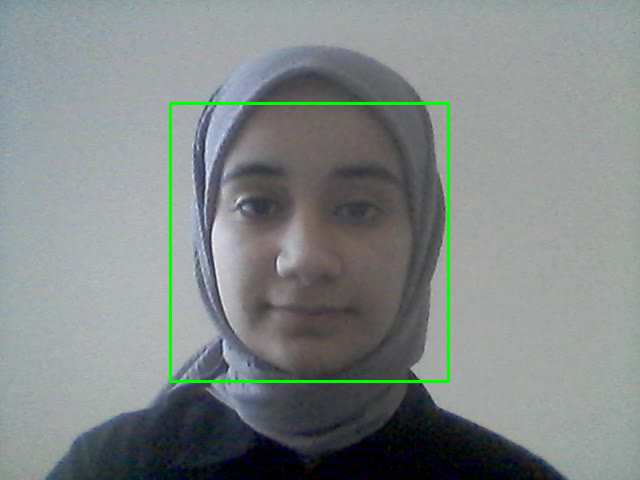
#> input picture frame 3 of video.avi, 640 x 480 px, given in place of the camera
$ python cv2.2.py
#> lines starting #> are read from the running program, lines starting #| are printed output that depends on the picture; after the words box and inside, x2 and y2 are one past the last pixel; in counts of white or black regions, pixels touching at a corner belong together
# 27.02.2023

import cv2
import numpy as np

# 0 your pc camera
# 1 USB camera
# 2 video or direction
haar_cascade=cv2.CascadeClassifier('haar_face.xml')

camera=cv2.VideoCapture(0)

frame_width = int(camera.get(3))
frame_height = int(camera.get(4))

size = (frame_width, frame_height)

result = cv2.VideoWriter('video.avi',
                         cv2.VideoWriter_fourcc(*'MJPG'),
                         10, size)

while True:
    ret,img=camera.read()
#> img is the input picture: shape (480, 640, 3); mean B, G, R 135.1, 135.6, 129.4

    gray=cv2.cvtColor(img,cv2.COLOR_BGR2GRAY)
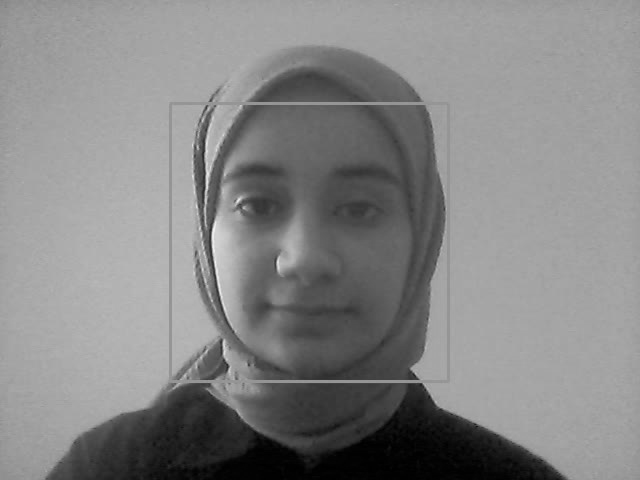
#> gray: shape (480, 640); min 0, max 245, mean 133.7
    faces_rect=haar_cascade.detectMultiScale(gray,scaleFactor=1.1,minNeighbors=3)
#> faces_rect = [[174, 106, 273, 273]]

    for (x,y,w,h) in faces_rect:
        cv2.rectangle(img,(x,y),(x+w,y+h),(0,255,0),thickness=2)
#> this loop made 1 pass
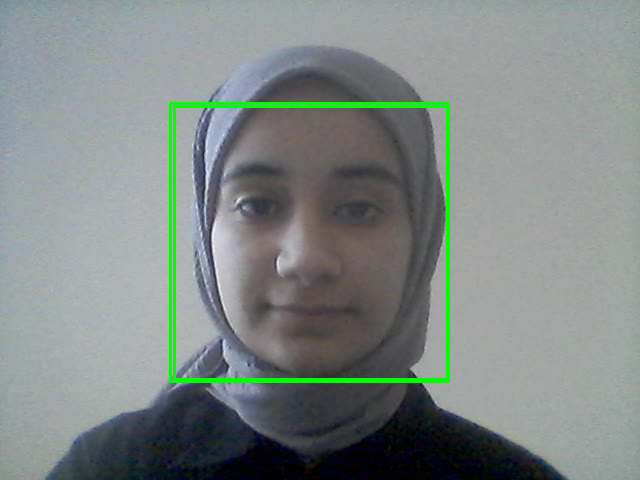
#> img: shape (480, 640, 3); 1.06% of pixels changed, all inside (x1, y1, x2, y2) = (173, 105, 449, 381)

    img=cv2.flip(img,1)
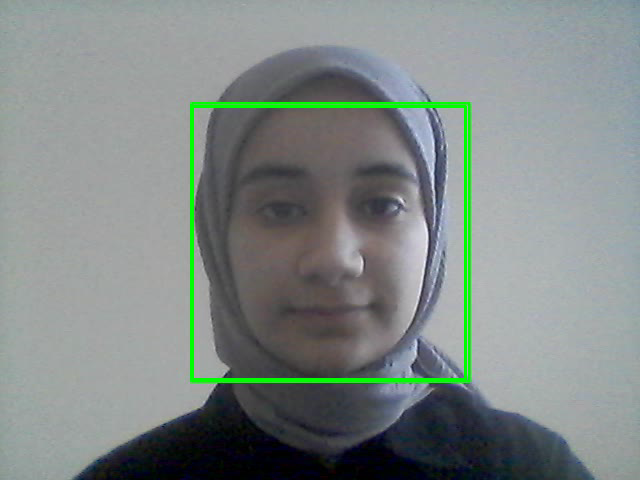
#> img: shape (480, 640, 3); mean B, G, R 134.1, 136.5, 128.4

    result.write(img)

    cv2.imshow('Video',img)

    if cv2.waitKey(30) & 0xFF == ord('q'):
#> (key q is pressed here)
        break

camera.release()
result.release()

cv2.destroyAllWindows()

$ run again, starting later in the video
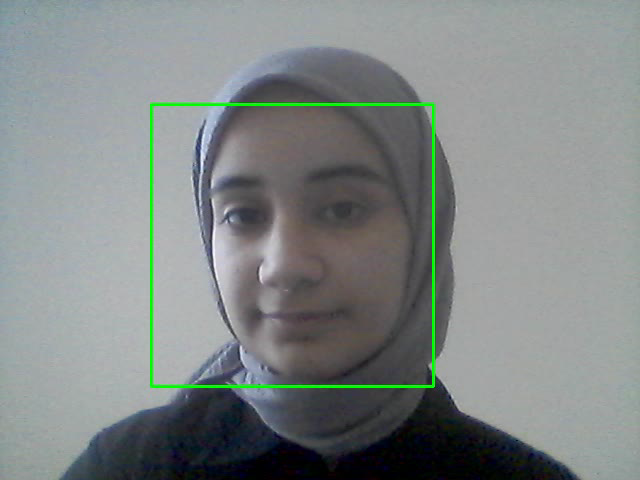
#> input picture frame 16 of video.avi, 640 x 480 px, given in place of the camera
#> img is the input picture: shape (480, 640, 3); mean B, G, R 133.9, 134.9, 128.9
#> faces_rect = [[152, 102, 290, 290]]
#> the loop `for (x,y,w,h) in faces_rect:` made 1 pass
#> after the loop `for (x,y,w,h) in faces_rect:`:
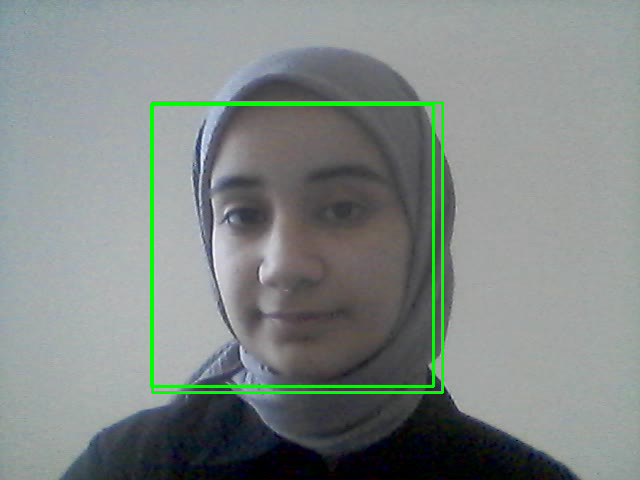
#> img: shape (480, 640, 3); 1.13% of pixels changed, all inside (x1, y1, x2, y2) = (151, 101, 444, 394)
#> `img=cv2.flip(img,1)`:
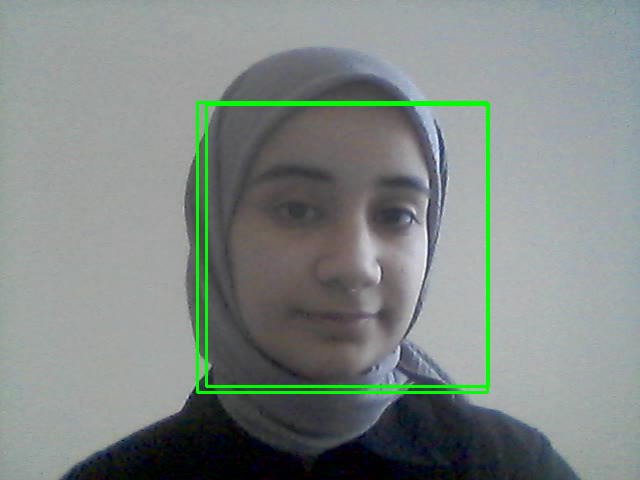
#> img: shape (480, 640, 3); mean B, G, R 133, 136.1, 128

$ run again, starting later in the video
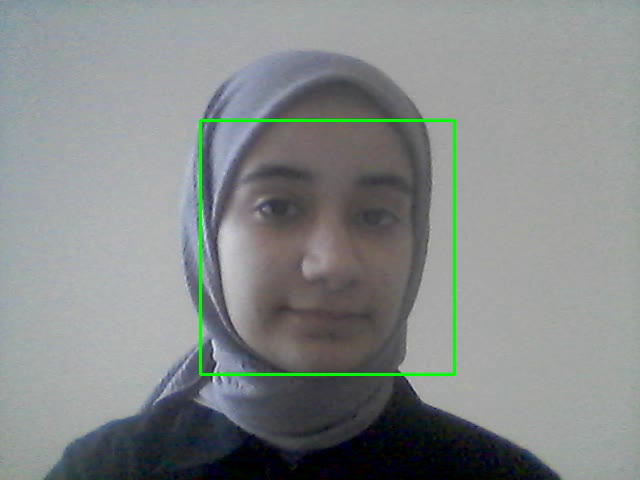
#> input picture frame 29 of video.avi, 640 x 480 px, given in place of the camera
#> img is the input picture: shape (480, 640, 3); mean B, G, R 137, 137.1, 133
#> faces_rect = [[186, 109, 271, 271]]
#> the loop `for (x,y,w,h) in faces_rect:` made 1 pass
#> after the loop `for (x,y,w,h) in faces_rect:`:
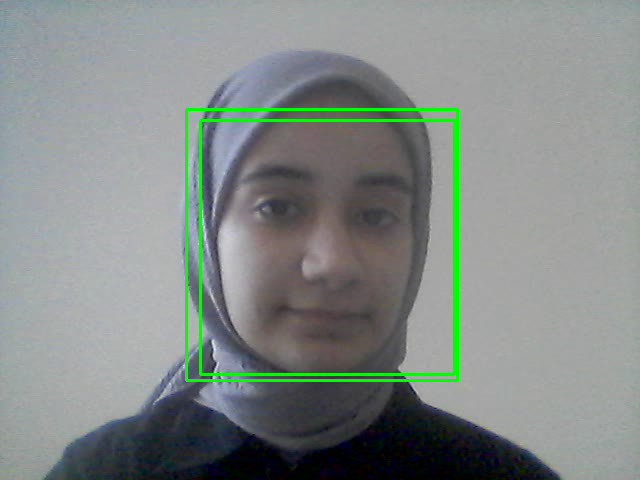
#> img: shape (480, 640, 3); 1.06% of pixels changed, all inside (x1, y1, x2, y2) = (185, 108, 459, 382)
#> `img=cv2.flip(img,1)`:
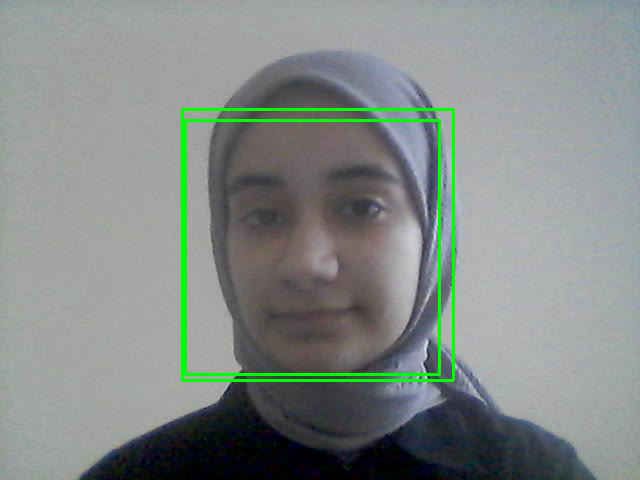
#> img: shape (480, 640, 3); mean B, G, R 135.5, 138.3, 131.6
